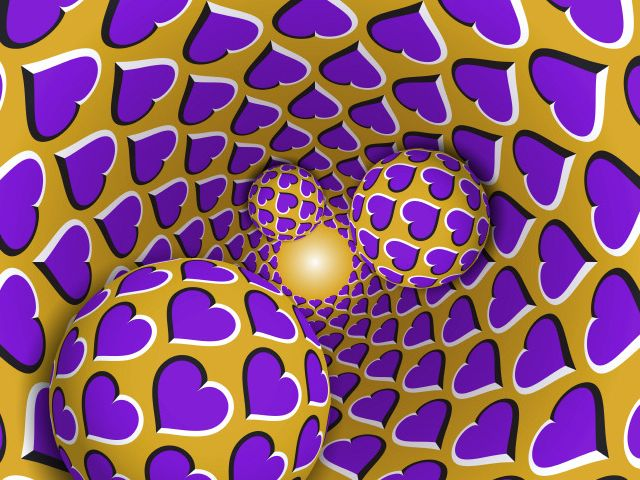
#> input picture test.jpg, 640 x 480 px
$ python python_3.py
#> lines starting #> are read from the running program, lines starting #| are printed output that depends on the picture
#OpenCV 실습
import cv2

print('실습 1')
image = cv2.imread('test.jpg')
#> image is the input picture: shape (480, 640, 3); mean B, G, R 114.4, 88.8, 142.2

cv2.imshow('title', image)
cv2.waitKey(0)
cv2.imwrite('test2.jpg', image)
print(image.shape)
#| (480, 640, 3)

print('실습 2')
blue = image[:, :, 0]
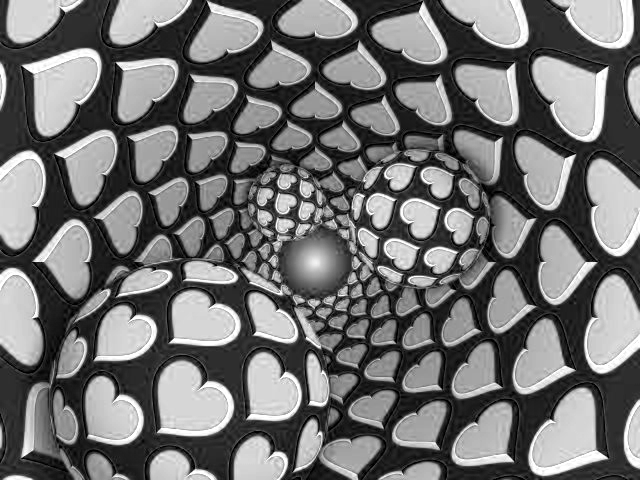
#> blue: shape (480, 640); min 0, max 255, mean 114.4
green = image[:, :, 1]
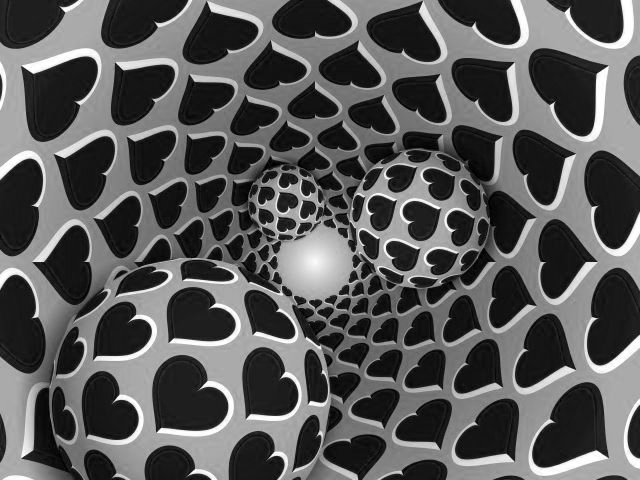
#> green: shape (480, 640); min 0, max 255, mean 88.8
red = image[:, :, 2]
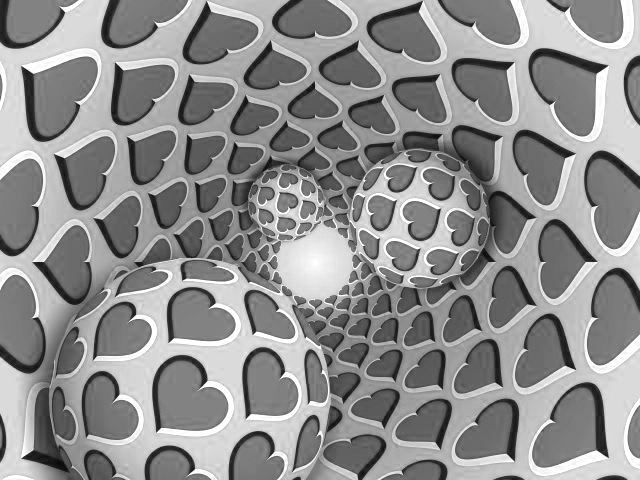
#> red: shape (480, 640); min 0, max 255, mean 142.2

cv2.imshow('blue', blue)
cv2.imshow('green', green)
cv2.imshow('red', red)
cv2.waitKey(0)

image_rev = image[:, :, [2, 1, 0]]
cv2.imshow('rev', image_rev)
cv2.waitKey(0)

print('실습 3')
small = cv2.resize(image, (100, 100))
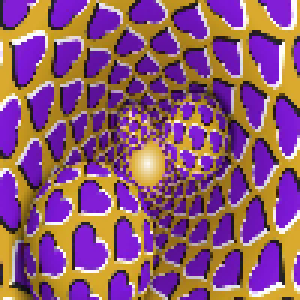
#> small: shape (100, 100, 3) (shown 3 times larger); mean B, G, R 114.3, 88.7, 142.2
cv2.imshow('small', small)
cv2.waitKey(0)

print('문제 1')
rect = {'x' : 10, 'y' : 10, 'w' : 100, 'h' : 100}
print('사각형', rect, '가 주어졌을 때')
print('사각형 영역의 이미지만 잘라내어 화면에 표시하시오.')
print('')
print('문제 2')
print('이미지에서', rect, '영역을 까만색으로 채우시오.')
print('(OpenCV 라이브러리가 아닌 numpy를 사용)')
print('')
print('문제 3')
print('lee.jpg파일을 불러온 뒤')
print('원래 이미지의 가운데에 붙이시오')
print('')
print('문제 4')
print('image의 전체 영상을 80% 어둡게 만드시오')
